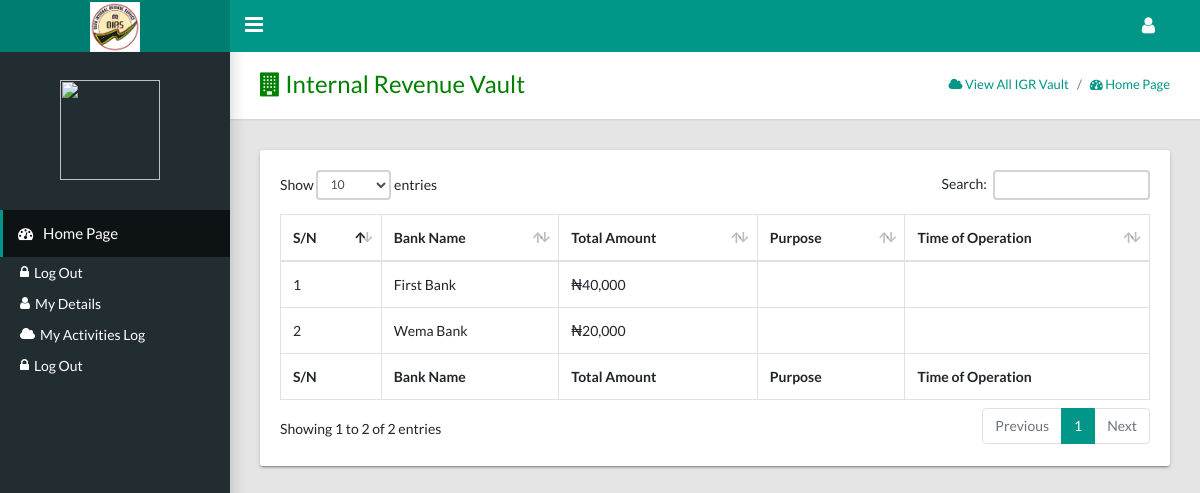
Page /admin/revenue-officer/view-all-bank-vault on the committed database.
### tables this page shows
CREATE TABLE `vault` (
  `vault_id` int(255) NOT NULL,
  `total_amount` varchar(255) NOT NULL,
  `bank_name` varchar(255) NOT NULL,
  `created_at` timestamp NOT NULL DEFAULT current_timestamp() ON UPDATE current_timestamp()
);

### admin/revenue-officer/view-all-bank-vault.php (the view, shortened to what this page needs)
<?php
	require '../header.php';
	require '../side-bar.php';
    $revSouceing = new sourcesOfRevenue($db);
?>
<main class="app-content">
    <div class="app-title">
        <div>
	         <div>
                <h1 style="color: green"><i class="fa fa-building"></i> <?php echo $bank_name ?> Internal Revenue Vault</h1>
            </div>
        </div>
        <ul class="app-breadcrumb breadcrumb">
            <li class="breadcrumb-item"><a href="view-bank-vault.php?bank_name=<?php echo $bank_name ?>"><i class="fa fa-cloud"></i> View All IGR Vault </a></li>
          	<li class="breadcrumb-item"><a href="./"><i class="fa fa-dashboard"></i> Home Page</a></li>
        </ul>
    </div>
    <div class="row">
        <div class="col-md-12">
        </div>
        <div class="col-md-12">
            <div class="row">
                <div class="col-md-12">
                    <div class="tile">
                        <div class="tile-body">
                            <div class="tile-body"><?php
                                $vault = $db->prepare("SELECT * FROM vault ORDER BY vault_id DESC ");
                                $vault->execute();
                                if($vault->rowCount()==0){  ?>
                                    <p style="color: red" align="center">The IGR Vault is Empty</p><?php
                                }else{?>
                                    <table class="table table-hover table-bordered" id="sampleTable">
                                        <thead>
                                            <tr>
                                                <th>S/N</th>
                                                <th>Bank Name</th>
                                                <th>Total Amount</th>
                                                <th>Purpose</th>
                                                <th>Time of Operation</th>
                                            </tr>
                                        </thead>
                                         <tfoot>
                                            <tr>
                                                <th>S/N</th>
                                                <th>Bank Name</th>
                                                <th>Total Amount</th>
                                                <th>Purpose</th>
                                                <th>Time of Operation</th>
                                            </tr>
                                        </tfoot>
                                        <tbody><?php
                                            $num =1;
                                            while($see_vault = $vault->fetch()){ ?>
                                                <tr>
                                                    <td><?php echo $num; ?></td>
                                                    <td><?php echo $see_vault['bank_name']; ?></td>
                                                    <td>&#8358;<?php echo number_format($see_vault['total_amount']); ?></td>
                                                    <td><?php $source_id = $see_vault['source_id'];
                                                        $sourceDetails = $revSouceing->seeRevenueourceID($source_id);
                                                        echo $sourceDetails['source_name'] ?></td>
                                                    <td class="color-primary"><?php echo $see_vault['time_added']; ?></td>
                                                </tr><?php
                                                $num++;
                                            } ?>
                                        </tbody>
                                    </table><?php
                                } ?>
                            </div>
                        </div>
                    </div>
                </div>
            </div>
        </div>
    </div>
</main>
<?php require '../table-footer.php'; require '../alert.php'; ?>

### rows in the picture
vault: bank_name "First Bank", total_amount "40,000"
vault: bank_name "Wema Bank", total_amount "20,000"
